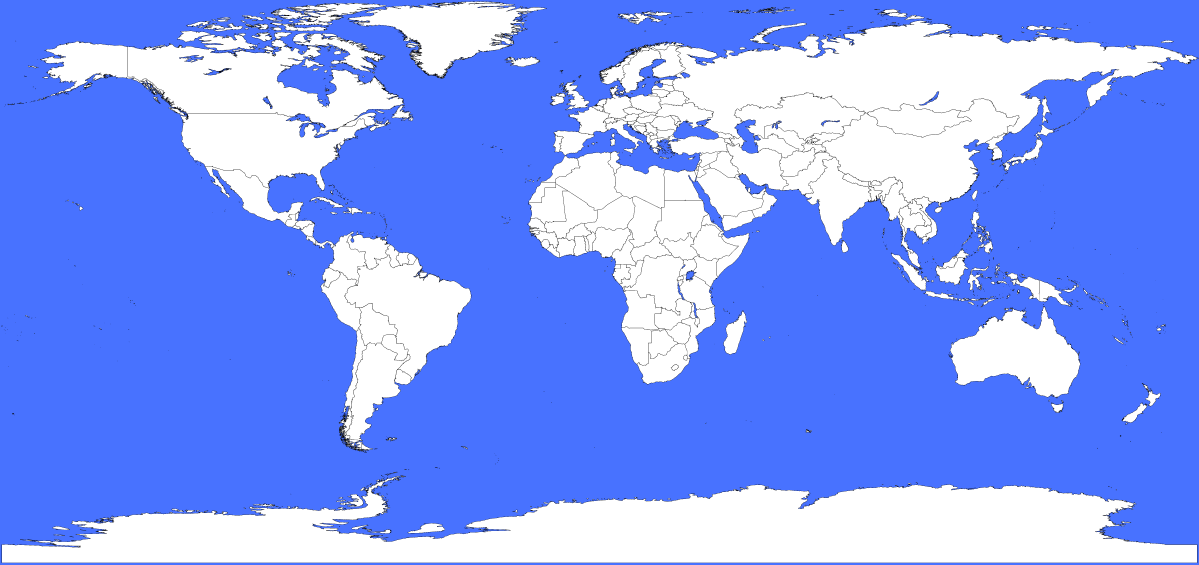
#> input picture worldmap.png, 7194 x 3386 px (shown at 1/6 size)
$ python draw_frontpage.py
#> lines starting #> are read from the running program, lines starting #| are printed output that depends on the picture
#!/usr/bin/env python3
"""Front page for news-image-20261121 — Saturday 21 November 2026.
Newspaper front page: light paper header, stat strip, region bar,
3 illustrated heroes, 12 medium stories in a 6x2 grid, dotted world
map with numbered pins, 20 more stories, a date-check box, footer.
35 stories total. All facts verified live 2026-11-21 from Reuters /
AP / AFP / USGS / ESA. Own headlines, decks and drawings; the
newspaper-front-page formula is followed, never another entry's
content. Renders repo/entry.png (1024x1024, <1 MiB) with PIL."""
from PIL import Image, ImageDraw, ImageFont
import math, os

BASE = os.path.dirname(os.path.abspath(__file__))
W, H = 1024, 1024
MX = 28
CW = W - 2 * MX

PAPER = (247, 243, 232)
INK = (26, 26, 26)
MUTED = (88, 84, 74)
RED = (178, 34, 41)
RULE = (150, 142, 125)
NAVY = (28, 41, 71)
NAVY_D = (20, 28, 48)
CREAM = (232, 224, 200)
TEAL = (0, 128, 128)
GOLD = (198, 158, 40)


def load_font(name, size):
#> called with name = 'DejaVuSans-Bold.ttf', size = 11
    for base in (os.path.join(BASE, "fonts"),
                 "/usr/share/fonts/truetype/dejavu"):
        p = os.path.join(base, name)
        if os.path.exists(p):
            return ImageFont.truetype(p, size)
    return ImageFont.load_default()


F_TOP = load_font("DejaVuSans-Bold.ttf", 11)
F_TITLE = load_font("DejaVuSerif-Bold.ttf", 44)
F_SUB = load_font("DejaVuSerif.ttf", 13)
F_CAP = load_font("DejaVuSans-Bold.ttf", 8)
F_KICK = load_font("DejaVuSans-Bold.ttf", 10)
F_KICK2 = load_font("DejaVuSans-Bold.ttf", 8)
F_HERO_H = load_font("DejaVuSerif-Bold.ttf", 16)
F_MED_H = load_font("DejaVuSerif-Bold.ttf", 12)
F_NUM = load_font("DejaVuSans-Bold.ttf", 12)
F_NUM2 = load_font("DejaVuSans-Bold.ttf", 10)
F_DECK = load_font("DejaVuSans.ttf", 11)
F_DECK2 = load_font("DejaVuSans.ttf", 9)
F_SECT = load_font("DejaVuSans-Bold.ttf", 11)
F_BIGN = load_font("DejaVuSerif-Bold.ttf", 20)
F_BIGL = load_font("DejaVuSans.ttf", 9)
F_ALSO_N = load_font("DejaVuSans-Bold.ttf", 8)
F_ALSO_B = load_font("DejaVuSans-Bold.ttf", 8)
F_ALSO = load_font("DejaVuSans.ttf", 8)
F_MAPN = load_font("DejaVuSans-Bold.ttf", 10)
F_FOOT = load_font("DejaVuSans.ttf", 8)
F_MAPC = load_font("DejaVuSans.ttf", 9)
F_REG = load_font("DejaVuSans-Bold.ttf", 9)

img = Image.new("RGB", (W, H), PAPER)
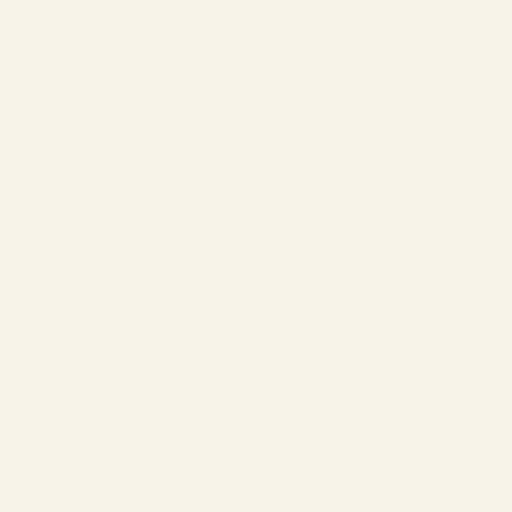
#> img: PIL image 1024x1024 RGB (shown at 1/2 size); mean R, G, B 247, 243, 232
d = ImageDraw.Draw(img)


def wrap(text, fnt, maxw):
    lines, cur = [], ""
    for w in text.split():
        t = (cur + " " + w).strip()
        if d.textlength(t, font=fnt) <= maxw:
            cur = t
        else:
            if cur:
                lines.append(cur)
            cur = w
    if cur:
        lines.append(cur)
    return lines


def textlines(x, y, lines, fnt, fill, lh):
    for ln in lines:
        d.text((x, y), ln, font=fnt, fill=fill)
        y += lh
    return y


def circle_num(cx, cy, r, num, fnt):
    d.ellipse([cx - r, cy - r, cx + r, cy + r], fill=RED)
    bb = d.textbbox((0, 0), num, font=fnt)
    tw, th = bb[2] - bb[0], bb[3] - bb[1]
    d.text((cx - tw / 2 - bb[0], cy - th / 2 - bb[1]), num, font=fnt,
           fill=(255, 255, 255))


# ---------------- HEADER ----------------
d.text((MX, 12), "THE WORLD IN ONE DAY", font=F_TOP, fill=INK)
t = "SATURDAY'S NEWS \u00b7 ONE PAGE \u00b7 35 STORIES"
d.text((W - MX - d.textlength(t, font=F_TOP), 12), t, font=F_TOP, fill=INK)
d.line([MX, 30, W - MX, 30], fill=INK, width=2)
d.text((MX, 38), "Saturday 21 November 2026", font=F_TITLE, fill=INK)
d.text((MX, 92), "COP31 runs into overtime \u00b7 Three missiles downed over Riyadh "
                 "\u00b7 BepiColombo at Mercury \u00b7 Peru quake",
       font=F_SUB, fill=RED)
d.line([MX, 112, W - MX, 112], fill=RULE, width=1)

# ---------------- STAT STRIP (6 numbers) ----------------
STATS = [
    ("3", "missiles downed over Riyadh"),
    ("0", "climate deal agreed at COP31"),
    ("6.7", "Peru quake magnitude"),
    ("2", "killed in Kryvyi Rih strike"),
    ("8 yrs", "BepiColombo's voyage to Mercury"),
    ("124*", "Rahul at tea, India reply"),
]
SX = [MX, 190, 352, 514, 676, 838]
for (num, lab), sx in zip(STATS, SX):
    d.text((sx, 120), num, font=F_BIGN, fill=RED)
    textlines(sx, 144, wrap(lab, F_BIGL, 150), F_BIGL, MUTED, 11)
d.line([MX, 170, W - MX, 170], fill=RULE, width=1)

# ---------------- REGION BAR ----------------
REGIONS = [
    ("ASIA", 7, (122, 63, 146)),
    ("MIDDLE EAST", 5, (180, 132, 26)),
    ("EUROPE", 7, (0, 74, 137)),
    ("AFRICA", 2, (122, 74, 26)),
    ("AMERICAS", 9, (0, 128, 128)),
    ("OCEANIA", 4, (46, 125, 90)),
    ("SPACE", 1, (58, 58, 58)),
]
SEG_W = CW / 7.0
ry = 176
for i, (name, n, col) in enumerate(REGIONS):
    x0 = MX + i * SEG_W
    d.rectangle([x0, ry, x0 + SEG_W - 1, ry + 18], fill=col)
    label = "%s %d" % (name, n)
    tw = d.textlength(label, font=F_REG)
    d.text((x0 + (SEG_W - tw) / 2, ry + 4), label, font=F_REG,
           fill=(255, 255, 255))
#> this loop made 7 passes
#> tw on passes 1 to 7: 33.17, 77.39, 50.19, 46.38, 61.81, 54.62, 41.38

# ---------------- HERO ILLUSTRATIONS (312x90) ----------------
def hero_cop31(w, h):
    s = Image.new("RGB", (w, h), (198, 224, 218))
    dd = ImageDraw.Draw(s)
    # globe, left
    cx, cy, r = 92, h // 2 + 2, 40
    dd.ellipse([cx - r, cy - r, cx + r, cy + r], fill=(40, 110, 170))
    dd.ellipse([cx - 26, cy - 22, cx - 2, cy + 2], fill=(70, 165, 95))
    dd.ellipse([cx + 4, cy + 6, cx + 26, cy + 26], fill=(70, 165, 95))
    dd.ellipse([cx + 12, cy - 28, cx + 28, cy - 10], fill=(70, 165, 95))
    # red tag, top right
    dd.rectangle([w - 132, 6, w - 6, 22], fill=RED)
    dd.text((w - 126, 9), "1.5\u00b0C LIMIT PASSED",
            font=load_font("DejaVuSans-Bold.ttf", 8), fill=(255, 255, 255))
    # thermometer, right, below the tag
    tx = w - 62
    dd.rounded_rectangle([tx, 28, tx + 22, h - 22], radius=10,
                         fill=(255, 255, 255), outline=(150, 150, 150))
    dd.rectangle([tx + 8, 36, tx + 14, h - 30], fill=RED)
    dd.ellipse([tx - 2, h - 34, tx + 24, h - 8], fill=RED)
    return s


def hero_riyadh(w, h):
    s = Image.new("RGB", (w, h), (16, 24, 48))
    dd = ImageDraw.Draw(s)
    # crescent moon, top right
    dd.ellipse([w - 52, 8, w - 20, 40], fill=(240, 220, 140))
    dd.ellipse([w - 44, 4, w - 12, 36], fill=(16, 24, 48))
    # skyline with lit windows
    heights = [34, 52, 44, 62, 38, 56, 48, 66, 40, 54]
    bw = w // 10
    for i, bh in enumerate(heights):
        x0 = i * bw
        dd.rectangle([x0 + 2, h - bh, x0 + bw - 2, h], fill=(8, 12, 28))
        for wy in range(h - bh + 6, h - 6, 10):
            for wx in range(x0 + 6, x0 + bw - 6, 9):
                if (i * 7 + wy) % 3 == 0:
                    dd.rectangle([wx, wy, wx + 4, wy + 5], fill=(255, 210, 90))
    # three interceptor trails, dashed arcs with starbursts
    for (x0, y0, x1, y1) in [(30, h - 10, 120, 18), (120, h - 10, 200, 12),
                             (210, h - 10, 280, 22)]:
        ccx = (x0 + x1) // 2
        ccy = min(y0, y1) - 30
        pts = []
        for k in range(13):
            tt = k / 12.0
            px = (1 - tt) ** 2 * x0 + 2 * (1 - tt) * tt * ccx + tt ** 2 * x1
            py = (1 - tt) ** 2 * y0 + 2 * (1 - tt) * tt * ccy + tt ** 2 * y1
            pts.append((px, py))
        for j in range(0, len(pts) - 1, 2):
            dd.line([pts[j], pts[j + 1]], fill=(255, 150, 40), width=2)
        ex, ey = pts[-1]
        for ang in range(0, 360, 45):
            a = math.radians(ang)
            dd.line([(ex, ey), (ex + 9 * math.cos(a), ey + 9 * math.sin(a))],
                    fill=(255, 220, 0), width=2)
    return s


def hero_peru(w, h):
    s = Image.new("RGB", (w, h), (235, 214, 178))
    dd = ImageDraw.Draw(s)
    # Andes peaks with snow caps
    dd.polygon([(0, h), (70, 18), (150, h)], fill=(120, 85, 50))
    dd.polygon([(90, h), (180, 8), (280, h)], fill=(150, 105, 60))
    dd.polygon([(200, h), (262, 30), (312, h)], fill=(120, 85, 50))
    dd.polygon([(62, 30), (70, 18), (78, 30), (70, 36)], fill=(255, 255, 255))
    dd.polygon([(170, 22), (180, 8), (190, 22), (180, 28)],
               fill=(255, 255, 255))
    # red seismograph trace across the middle
    pts = [(8, 62), (30, 62), (40, 48), (50, 76), (60, 62), (80, 62),
           (92, 40), (104, 84), (116, 62), (140, 62), (152, 52), (164, 72),
           (176, 62), (200, 62), (212, 44), (224, 80), (236, 62), (260, 62),
           (272, 54), (284, 70), (296, 62), (308, 62)]
    for i in range(len(pts) - 1):
        dd.line([pts[i], pts[i + 1]], fill=RED, width=2)
    dd.rectangle([8, h - 20, 116, h - 4], fill=NAVY_D)
    dd.text((14, h - 17), "M 6.7 \u00b7 108 KM DEEP",
            font=load_font("DejaVuSans-Bold.ttf", 8), fill=(255, 255, 255))
    return s


# ---------------- HEROES (1-3) ----------------
HEROES = [
    dict(fn=hero_cop31, cap="ANTALYA \u00b7 COP31",
         kick="ANTALYA, T\u00dcRKIYE \u00b7 CLIMATE \u00b7 Reuters, AP",
         head="COP31 runs into overtime with no deal",
         deck="Talks pass their deadline as a third draft is due Saturday "
              "morning; fossil-fuel language is out and nearly 200 "
              "countries stay split."),
    dict(fn=hero_riyadh, cap="RIYADH \u00b7 AIR DEFENCE",
         kick="RIYADH, SAUDI ARABIA \u00b7 CONFLICT \u00b7 Reuters, AFP",
         head="Coalition downs three Houthi missiles over Riyadh",
         deck="Air defences destroy three ballistic missiles fired at the "
              "capital early on Saturday, the second attack on Riyadh in "
              "days."),
    dict(fn=hero_peru, cap="JUN\u00cdN \u00b7 00:09 UTC",
         kick="JUN\u00cdN, PERU \u00b7 QUAKE \u00b7 USGS, AFP",
         head="Magnitude 6.7 quake shakes central Peru",
         deck="The tremor hits at 00:09 UTC, 34 km north of Jun\u00edn, "
              "108 km deep; felt in Lima, no deaths reported."),
]
HW = 312
HG = 16
HX = [MX, MX + HW + HG, MX + 2 * (HW + HG)]
HY_IMG = 202
HIMG_H = 90
hero_wrapped = [(wrap(hh["head"], F_HERO_H, HW),
                 wrap(hh["deck"], F_DECK, HW)) for hh in HEROES]
#> hero_wrapped = 3 items
max_head = max(len(hl) for hl, dl in hero_wrapped)
#> max_head = 2
max_deck = max(len(dl) for hl, dl in hero_wrapped)
#> max_deck = 3
for i, hh in enumerate(HEROES):
    x = HX[i]
    im = hh["fn"](HW, HIMG_H)
    img.paste(im, (x, HY_IMG))
    d.rectangle([x, HY_IMG + HIMG_H - 16, x + HW, HY_IMG + HIMG_H], fill=NAVY_D)
    cw = d.textlength(hh["cap"], font=F_CAP)
    d.text((x + (HW - cw) / 2, HY_IMG + HIMG_H - 13), hh["cap"], font=F_CAP,
           fill=(255, 255, 255))
    ky = HY_IMG + HIMG_H + 8
    circle_num(x + 11, ky + 11, 11, str(i + 1), F_NUM)
    d.text((x + 26, ky + 2), hh["kick"], font=F_KICK, fill=RED)
    hy = ky + 26
    hl, dl = hero_wrapped[i]
    textlines(x, hy, hl, F_HERO_H, INK, 20)
    dy = hy + max_head * 20 + 6
    textlines(x, dy, dl, F_DECK, MUTED, 13)
#> this loop made 3 passes
#> (cw, hl) on passes 1 to 3: (77.23, ['COP31 runs into overtime with no', 'deal']), (101.5, ['Coalition downs three Houthi', 'missiles over Riyadh']), (80.55, ['Magnitude 6.7 quake shakes', 'central Peru'])
#> pass 1, `im = hh["fn"](HW, HIMG_H)`:
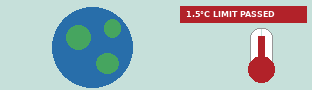
#> im: PIL image 312x90 RGB; mean R, G, B 169.5, 187.9, 190.2
#> pass 2, `im = hh["fn"](HW, HIMG_H)`:
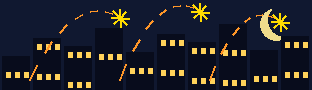
#> im: PIL image 312x90 RGB; mean R, G, B 33.3, 34.5, 41.5
#> after the loop:
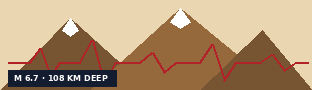
#> im: PIL image 312x90 RGB; mean R, G, B 180.7, 150.4, 118.2
#> after the loop:
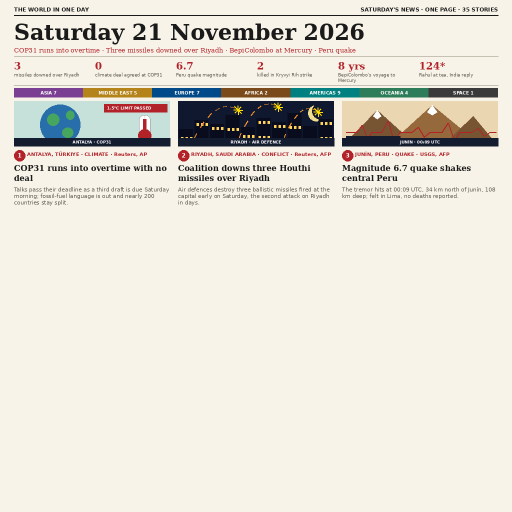
#> img: PIL image 1024x1024 RGB (shown at 1/2 size); mean R, G, B 228.2, 224, 214
heroes_end = hy + max_head * 20 + 6 + max_deck * 13
#> heroes_end = 411
d.line([MX, heroes_end + 8, W - MX, heroes_end + 8], fill=RULE, width=1)

# ---------------- MEDIUM ILLUSTRATIONS (153x28 strips) ----------------
def med_burst(w, h):
    s = Image.new("RGB", (w, h), (20, 28, 48))
    dd = ImageDraw.Draw(s)
    dd.rectangle([0, 12, 60, h], fill=(8, 12, 28))
    for wy in range(16, h - 2, 7):
        for wx in range(6, 54, 10):
            if (wx + wy) % 4 == 0:
                dd.rectangle([wx, wy, wx + 4, wy + 4], fill=(255, 210, 90))
    cx, cy = 112, 15
    for ang in range(0, 360, 30):
        a = math.radians(ang)
        dd.line([(cx, cy), (cx + 18 * math.cos(a), cy + 11 * math.sin(a))],
                fill=(255, 120, 0), width=2)
    dd.ellipse([cx - 7, cy - 7, cx + 7, cy + 7], fill=(255, 220, 0))
    return s


def med_mercury(w, h):
    s = Image.new("RGB", (w, h), (12, 12, 24))
    dd = ImageDraw.Draw(s)
    for sx, sy in ((14, 6), (40, 20), (140, 8), (126, 22), (70, 4)):
        dd.ellipse([sx, sy, sx + 2, sy + 2], fill=(255, 255, 255))
    cx, cy, r = 76, 15, 13
    dd.ellipse([cx - r, cy - r, cx + r, cy + r], fill=(150, 150, 150))
    for (ox, oy, orr) in ((-5, -4, 3), (5, 3, 4), (-2, 6, 2)):
        dd.ellipse([cx + ox - orr, cy + oy - orr, cx + ox + orr, cy + oy + orr],
                   fill=(110, 110, 110))
    dd.rectangle([cx + r + 2, cy - 4, cx + r + 12, cy + 4], fill=(0, 128, 128))
    dd.rectangle([cx + r + 12, cy - 7, cx + r + 16, cy + 7], fill=(200, 200, 200))
    return s


def med_cricket(w, h):
    s = Image.new("RGB", (w, h), (0, 100, 60))
    dd = ImageDraw.Draw(s)
    dd.rectangle([0, h - 6, w, h], fill=(200, 180, 120))
    dd.rectangle([30, 6, 37, 20], fill=(220, 190, 140))
    dd.rectangle([30, 20, 44, 24], fill=(160, 120, 80))
    dd.ellipse([52, 8, 66, 22], fill=RED)
    dd.text((72, 8), "124*", font=load_font("DejaVuSans-Bold.ttf", 12),
            fill=(255, 255, 255))
    return s


def med_capitol(w, h):
    s = Image.new("RGB", (w, h), (180, 200, 225))
    dd = ImageDraw.Draw(s)
    dd.rectangle([0, h - 4, w, h], fill=(120, 140, 170))
    dd.ellipse([w // 2 - 16, 2, w // 2 + 16, 14], fill=(245, 240, 225))
    dd.rectangle([w // 2 - 22, 12, w // 2 + 22, h - 4], fill=(245, 240, 225))
    for ccx in range(w // 2 - 17, w // 2 + 18, 10):
        dd.rectangle([ccx - 2, 14, ccx + 2, h - 4], fill=(200, 195, 180))
    return s


def med_eu(w, h):
    s = Image.new("RGB", (w, h), (0, 51, 153))
    dd = ImageDraw.Draw(s)
    cx, cy = w // 2, h // 2
    for k in range(12):
        a = -math.pi / 2 + k * (2 * math.pi / 12)
        dd.ellipse([cx + 26 * math.cos(a) - 2, cy + 10 * math.sin(a) - 2,
                    cx + 26 * math.cos(a) + 2, cy + 10 * math.sin(a) + 2],
                   fill=(255, 204, 0))
    dd.text((cx - 6, cy - 8), "\u20ac",
            font=load_font("DejaVuSans-Bold.ttf", 14), fill=(255, 255, 255))
    return s


def med_boat(w, h):
    s = Image.new("RGB", (w, h), (0, 74, 137))
    dd = ImageDraw.Draw(s)
    dd.rectangle([0, h - 8, w, h], fill=(0, 50, 90))
    dd.polygon([(52, 8), (138, 20), (128, 26), (62, 16)], fill=(120, 80, 40))
    dd.rectangle([90, 2, 93, 10], fill=(200, 200, 200))
    for wx in range(0, w, 20):
        dd.arc([wx, h - 6, wx + 20, h + 6], start=180, end=360,
               fill=(255, 255, 255), width=2)
    return s


def med_port(w, h):
    s = Image.new("RGB", (w, h), (240, 180, 110))
    dd = ImageDraw.Draw(s)
    dd.rectangle([0, h - 8, w, h], fill=(60, 60, 60))
    for i, col in enumerate([(178, 34, 41), (0, 100, 60), (0, 74, 137)]):
        dd.rectangle([10 + i * 26, h - 18, 32 + i * 26, h - 8], fill=col)
    dd.rectangle([100, 4, 104, h - 8], fill=(40, 40, 40))
    dd.line([(100, 4), (140, 4)], fill=(40, 40, 40), width=3)
    dd.line([(140, 4), (140, 12)], fill=(40, 40, 40), width=2)
    dd.rectangle([134, 12, 148, 18], fill=(40, 40, 40))
    return s


def med_march(w, h):
    s = Image.new("RGB", (w, h), (232, 224, 200))
    dd = ImageDraw.Draw(s)
    cols = [(178, 34, 41), (0, 128, 128), (0, 74, 137), (198, 158, 40)]
    for i in range(9):
        cx = 14 + i * 16
        dd.ellipse([cx - 4, 16, cx + 4, 24], fill=cols[i % 4])
        dd.rectangle([cx - 1, 8, cx + 1, 16], fill=(60, 60, 60))
        dd.rectangle([cx - 6, 4, cx + 6, 9], fill=cols[i % 4])
    return s


def med_court(w, h):
    s = Image.new("RGB", (w, h), (200, 210, 225))
    dd = ImageDraw.Draw(s)
    dd.rectangle([0, h - 4, w, h], fill=(140, 150, 165))
    dd.polygon([(w // 2 - 40, 10), (w // 2, 2), (w // 2 + 40, 10)],
               fill=(120, 110, 90))
    for ccx in range(w // 2 - 30, w // 2 + 31, 15):
        dd.rectangle([ccx - 3, 10, ccx + 3, h - 4], fill=(245, 240, 225))
    return s


def med_plane(w, h):
    s = Image.new("RGB", (w, h), (180, 210, 235))
    dd = ImageDraw.Draw(s)
    dd.ellipse([20, 8, 120, 20], fill=(255, 255, 255))
    dd.polygon([(100, 8), (138, 4), (138, 12)], fill=(255, 255, 255))
    dd.polygon([(60, 20), (80, 26), (70, 20)], fill=(220, 220, 220))
    dd.polygon([(96, 20), (112, 26), (104, 20)], fill=(220, 220, 220))
    dd.line([(30, 22), (18, 27)], fill=(178, 34, 41), width=2)
    dd.line([(60, 22), (52, 27)], fill=(178, 34, 41), width=2)
    return s


def med_train(w, h):
    s = Image.new("RGB", (w, h), (220, 220, 210))
    dd = ImageDraw.Draw(s)
    dd.rectangle([0, h - 6, w, h], fill=(90, 90, 90))
    for i in range(4):
        x0 = 8 + i * 36
        dd.rectangle([x0, 8, x0 + 30, 20], fill=(0, 74, 137))
        dd.rectangle([x0 + 4, 11, x0 + 12, 17], fill=(180, 220, 240))
        dd.rectangle([x0 + 18, 11, x0 + 26, 17], fill=(180, 220, 240))
    dd.polygon([(116, 8), (146, 8), (140, 20), (122, 20)], fill=(178, 34, 41))
    return s


def med_f1(w, h):
    s = Image.new("RGB", (w, h), (16, 16, 28))
    dd = ImageDraw.Draw(s)
    for r in range(3):
        for c in range(4):
            if (r + c) % 2 == 0:
                dd.rectangle([8 + c * 8, 4 + r * 8, 16 + c * 8, 12 + r * 8],
                             fill=(255, 255, 255))
    dd.polygon([(56, 20), (140, 20), (132, 26), (64, 26)], fill=(200, 0, 0))
    dd.ellipse([70, 14, 82, 24], fill=(30, 30, 30))
    dd.ellipse([118, 14, 130, 24], fill=(30, 30, 30))
    dd.text((100, 4), "1:34.041", font=load_font("DejaVuSans-Bold.ttf", 9),
            fill=(255, 220, 0))
    return s


MED_ICONS = [med_burst, med_mercury, med_cricket, med_capitol, med_eu,
             med_boat, med_port, med_march, med_court, med_plane,
             med_train, med_f1]
MED = [
    ("KRYVYI RIH \u00b7 WAR", "Overnight strike kills 2, injures 42",
     "A seven-year-old boy and a 20-year-old paramedic are killed in a "
     "Russian double-tap strike; 27 of the hurt are in serious condition."),
    ("MERCURY \u00b7 SPACE", "BepiColombo reaches Mercury after eight years",
     "The ESA-JAXA craft fires its thrusters at 19:24 CET tonight to be "
     "caught by Mercury's gravity, the first mission to put two orbiters "
     "there at once."),
    ("WELLINGTON \u00b7 CRICKET", "Rahul hits 124* as India reply to 368",
     "The opener reaches his century off 207 balls and becomes the first "
     "Indian opener with Test hundreds in all four SENA countries; India "
     "344 for 2 at tea."),
    ("WASHINGTON \u00b7 DIPLOMACY", "Trump upbeat on Putin talks",
     "The president says there is a real good chance of a deal after talks "
     "with Putin; Kyiv says it struck three Russian missile launch "
     "systems."),
    ("BRUSSELS \u00b7 EUROPE", "UK, EU agree Brexit reset",
     "The bloc completes its largest-ever reforms payment to Kyiv as the "
     "two sides agree 100,000 youth places each way."),
    ("BAYELSA \u00b7 DISASTER", "Funeral boat capsizes, at least 4 dead",
     "A boat carrying mourners overturns in Bayelsa state; rescue teams "
     "are still searching."),
    ("HODEIDAH \u00b7 WAR", "Strikes hit Hodeidah port",
     "Civilians are told to leave the port area as the coalition hits "
     "Houthi targets; the UN warns aid lifelines are at risk."),
    ("EUROPE \u00b7 PROTEST", "Youth march across Europe",
     "Young people march in 400 cities against the far right and for "
     "climate action."),
    ("LOS ANGELES \u00b7 COURTS", "LA fire suspect found guilty",
     "A jury convicts a man of starting the deadly Palisades fire after "
     "a retrial."),
    ("DAVAO \u00b7 AVIATION", "Air Niugini jet lands, 146 safe",
     "A Boeing 767 diverts to Davao after an engine fire warning; 137 "
     "passengers and nine crew leave by slides, none hurt."),
    ("SOUTH KOREA \u00b7 RAIL", "Train derails, five cars off the track",
     "Five of 21 freight cars leave the rails; no injuries are reported."),
    ("LAS VEGAS \u00b7 FORMULA 1", "Russell fastest in final Las Vegas practice",
     "George Russell sets 1:34.041 in a damp, messy session; qualifying "
     "runs under the lights on Saturday."),
]
MBW = 153
MGAP = 10
MROW_GAP = 12
med_wrapped = [(wrap(hd, F_MED_H, MBW), wrap(dc, F_DECK2, MBW))
               for (kk, hd, dc) in MED]
#> med_wrapped = 12 items
med_y = heroes_end + 16
#> med_y = 427
row_tops = []
for r in range(2):
    row_tops.append(med_y)
    row_h = 0
    for c in range(6):
        i = r * 6 + c
        hl, dl = med_wrapped[i]
        bh = 28 + 4 + 11 + len(hl) * 14 + 3 + len(dl) * 11 + 2
        row_h = max(row_h, bh)
    med_y += row_h + MROW_GAP
#> this loop made 2 passes
#> med_y on passes 1 to 2: 584, 716
#> after the loop, med_y = 716; row_tops = [427, 584]
med_end = med_y - MROW_GAP
#> med_end = 704
for i, (kick, head, deck) in enumerate(MED):
    r, c = divmod(i, 6)
    x = MX + c * (MBW + MGAP)
    y = row_tops[r]
    img.paste(MED_ICONS[i](MBW, 28), (x, y))
    ky = y + 32
    circle_num(x + 9, ky + 8, 9, str(i + 4), F_NUM2)
    d.text((x + 22, ky), kick, font=F_KICK2, fill=RED)
    hy = ky + 14
    hl, dl = med_wrapped[i]
    textlines(x, hy, hl, F_MED_H, INK, 14)
    dy = hy + len(hl) * 14 + 3
    textlines(x, dy, dl, F_DECK2, MUTED, 11)
#> this loop made 12 passes
#> (y, ky, bb in circle_num, tw in circle_num, hy, hl, dy) on passes 1 to 4: (427, 459, (0, 3, 7, 10), 7, 473, ['Overnight strike kills', '2, injures 42'], 504), (427, 459, (0, 3, 7, 10), 7, 473, ['BepiColombo reaches', 'Mercury after eight', 'years'], 518), (427, 459, (0, 3, 7, 10), 7, 473, ['Rahul hits 124* as', 'India reply to 368'], 504), (427, 459, (0, 3, 7, 10), 7, 473, ['Trump upbeat on', 'Putin talks'], 504)
#> pass 1, in med_burst, `s = Image.new("RGB", (w, h), (20, 28, 48))`:
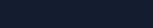
#> s: PIL image 153x28 RGB; mean R, G, B 20, 28, 48
#> pass 2, in med_mercury, `s = Image.new("RGB", (w, h), (12, 12, 24))`:
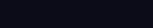
#> s: PIL image 153x28 RGB; mean R, G, B 12, 12, 24
d.line([MX, med_end + 8, W - MX, med_end + 8], fill=RULE, width=1)

# ---------------- BOTTOM: DOTTED MAP + ALSO ----------------
bot_y = med_end + 16
#> bot_y = 720
d.text((MX, bot_y), "WHERE IT HAPPENED", font=F_SECT, fill=INK)
AX = 344
AW = 652
d.text((AX, bot_y), "ALSO ON SATURDAY 21 NOVEMBER \u2014 20 MORE STORIES",
       font=F_SECT, fill=INK)
d.rectangle([AX, bot_y + 14, AX + AW, bot_y + 16], fill=RED)
MAP_X, MAP_Y, MAP_W, MAP_H = MX, bot_y + 22, 300, 130
#> MAP_X = 28; MAP_Y = 742; MAP_W = 300; MAP_H = 130
LAT_TOP, LAT_BOT = 80.0, -60.0
# dotted world map: land cells of the downsampled worldmap become dots
wm = Image.open(os.path.join(BASE, "worldmap.png")).convert("RGB")
#> wm is the input picture: PIL image 7194x3386 RGB; mean R, G, B 129.4, 157.3, 250.9
wm_small = wm.resize((150, 71), Image.LANCZOS)
#> (the rest of the program and of its run is left out)
